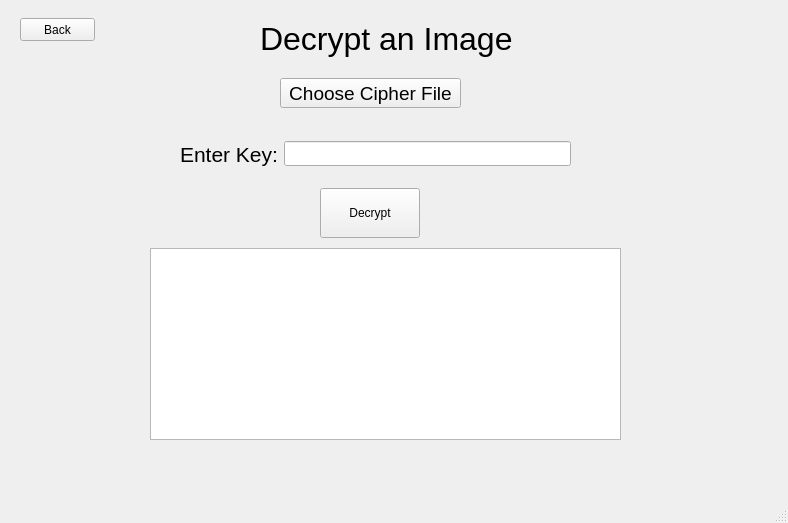
<?xml version="1.0" encoding="UTF-8"?>
<ui version="4.0">
 <class>MainWindow</class>
 <widget class="QMainWindow" name="MainWindow">
  <property name="geometry">
   <rect>
    <x>0</x>
    <y>0</y>
    <width>788</width>
    <height>523</height>
   </rect>
  </property>
  <property name="windowTitle">
   <string>AES Image Encryption</string>
  </property>
  <widget class="QWidget" name="centralwidget">
   <widget class="QStackedWidget" name="stackedWidget">
    <property name="geometry">
     <rect>
      <x>10</x>
      <y>8</y>
      <width>771</width>
      <height>491</height>
     </rect>
    </property>
    <property name="minimumSize">
     <size>
      <width>0</width>
      <height>0</height>
     </size>
    </property>
    <property name="currentIndex">
     <number>2</number>
    </property>
    <widget class="QWidget" name="page">
     <widget class="QWidget" name="verticalLayoutWidget">
      <property name="geometry">
       <rect>
        <x>260</x>
        <y>120</y>
        <width>231</width>
        <height>221</height>
       </rect>
      </property>
      <layout class="QVBoxLayout" name="verticalLayout">
       <property name="topMargin">
        <number>0</number>
       </property>
       <item>
        <widget class="QPushButton" name="pushButton">
         <property name="enabled">
          <bool>true</bool>
         </property>
         <property name="sizePolicy">
          <sizepolicy hsizetype="Expanding" vsizetype="Maximum">
           <horstretch>0</horstretch>
           <verstretch>0</verstretch>
          </sizepolicy>
         </property>
         <property name="minimumSize">
          <size>
           <width>0</width>
           <height>40</height>
          </size>
         </property>
         <property name="text">
          <string>Encrypt</string>
         </property>
        </widget>
       </item>
       <item>
        <widget class="QPushButton" name="pushButton_2">
         <property name="minimumSize">
          <size>
           <width>0</width>
           <height>40</height>
          </size>
         </property>
         <property name="text">
          <string>Decrypt</string>
         </property>
        </widget>
       </item>
      </layout>
     </widget>
     <widget class="QLabel" name="label">
      <property name="geometry">
       <rect>
        <x>140</x>
        <y>30</y>
        <width>511</width>
        <height>61</height>
       </rect>
      </property>
      <property name="font">
       <font>
        <pointsize>24</pointsize>
       </font>
      </property>
      <property name="text">
       <string>Choose an option: Encrypt or Decrypt</string>
      </property>
     </widget>
    </widget>
    <widget class="QWidget" name="page_2">
     <widget class="QWidget" name="horizontalLayoutWidget">
      <property name="geometry">
       <rect>
        <x>190</x>
        <y>80</y>
        <width>391</width>
        <height>52</height>
       </rect>
      </property>
      <layout class="QHBoxLayout" name="horizontalLayout">
       <item>
        <widget class="QLabel" name="label_2">
         <property name="font">
          <font>
           <pointsize>16</pointsize>
          </font>
         </property>
         <property name="text">
          <string>Enter Key:</string>
         </property>
        </widget>
       </item>
       <item>
        <widget class="QLineEdit" name="lineEdit">
         <property name="minimumSize">
          <size>
           <width>0</width>
           <height>25</height>
          </size>
         </property>
        </widget>
       </item>
      </layout>
     </widget>
     <widget class="QPushButton" name="pushButton_3">
      <property name="geometry">
       <rect>
        <x>320</x>
        <y>140</y>
        <width>100</width>
        <height>30</height>
       </rect>
      </property>
      <property name="text">
       <string>Choose File</string>
      </property>
     </widget>
     <widget class="QPushButton" name="pushButton_4">
      <property name="geometry">
       <rect>
        <x>320</x>
        <y>430</y>
        <width>100</width>
        <height>50</height>
       </rect>
      </property>
      <property name="text">
       <string>Encrypt</string>
      </property>
     </widget>
     <widget class="QLabel" name="label_3">
      <property name="geometry">
       <rect>
        <x>250</x>
        <y>10</y>
        <width>261</width>
        <height>61</height>
       </rect>
      </property>
      <property name="font">
       <font>
        <pointsize>24</pointsize>
       </font>
      </property>
      <property name="text">
       <string>Encrypt an Image</string>
      </property>
     </widget>
     <widget class="QPushButton" name="pushButton_7">
      <property name="geometry">
       <rect>
        <x>10</x>
        <y>10</y>
        <width>75</width>
        <height>23</height>
       </rect>
      </property>
      <property name="text">
       <string>Back</string>
      </property>
     </widget>
     <widget class="QLabel" name="lbl">
      <property name="geometry">
       <rect>
        <x>10</x>
        <y>210</y>
        <width>321</width>
        <height>201</height>
       </rect>
      </property>
      <property name="styleSheet">
       <string notr="true">background-color:rgba(128,128,128,0.1)</string>
      </property>
      <property name="frameShadow">
       <enum>QFrame::Raised</enum>
      </property>
      <property name="text">
       <string/>
      </property>
      <property name="alignment">
       <set>Qt::AlignCenter</set>
      </property>
     </widget>
     <widget class="QLabel" name="lbl_2">
      <property name="geometry">
       <rect>
        <x>410</x>
        <y>210</y>
        <width>321</width>
        <height>201</height>
       </rect>
      </property>
      <property name="styleSheet">
       <string notr="true">background-color:rgba(128,128,128,0.1)</string>
      </property>
      <property name="text">
       <string/>
      </property>
      <property name="alignment">
       <set>Qt::AlignCenter</set>
      </property>
     </widget>
     <widget class="QLabel" name="label_6">
      <property name="geometry">
       <rect>
        <x>110</x>
        <y>180</y>
        <width>111</width>
        <height>21</height>
       </rect>
      </property>
      <property name="font">
       <font>
        <pointsize>12</pointsize>
       </font>
      </property>
      <property name="text">
       <string>Original Image</string>
      </property>
     </widget>
     <widget class="QLabel" name="label_7">
      <property name="geometry">
       <rect>
        <x>520</x>
        <y>180</y>
        <width>121</width>
        <height>21</height>
       </rect>
      </property>
      <property name="font">
       <font>
        <pointsize>12</pointsize>
       </font>
      </property>
      <property name="text">
       <string>Encrypted Image</string>
      </property>
     </widget>
    </widget>
    <widget class="QWidget" name="page_3">
     <widget class="QPushButton" name="pushButton_6">
      <property name="geometry">
       <rect>
        <x>310</x>
        <y>180</y>
        <width>100</width>
        <height>50</height>
       </rect>
      </property>
      <property name="text">
       <string>Decrypt</string>
      </property>
     </widget>
     <widget class="QPushButton" name="pushButton_5">
      <property name="geometry">
       <rect>
        <x>270</x>
        <y>70</y>
        <width>181</width>
        <height>30</height>
       </rect>
      </property>
      <property name="font">
       <font>
        <pointsize>14</pointsize>
       </font>
      </property>
      <property name="text">
       <string>Choose Cipher File</string>
      </property>
     </widget>
     <widget class="QWidget" name="horizontalLayoutWidget_2">
      <property name="geometry">
       <rect>
        <x>170</x>
        <y>120</y>
        <width>391</width>
        <height>52</height>
       </rect>
      </property>
      <layout class="QHBoxLayout" name="horizontalLayout_2">
       <item>
        <widget class="QLabel" name="label_5">
         <property name="font">
          <font>
           <pointsize>16</pointsize>
          </font>
         </property>
         <property name="text">
          <string>Enter Key:</string>
         </property>
        </widget>
       </item>
       <item>
        <widget class="QLineEdit" name="lineEdit_2">
         <property name="minimumSize">
          <size>
           <width>0</width>
           <height>25</height>
          </size>
         </property>
        </widget>
       </item>
      </layout>
     </widget>
     <widget class="QLabel" name="label_4">
      <property name="geometry">
       <rect>
        <x>250</x>
        <y>0</y>
        <width>261</width>
        <height>61</height>
       </rect>
      </property>
      <property name="font">
       <font>
        <pointsize>24</pointsize>
       </font>
      </property>
      <property name="text">
       <string>Decrypt an Image</string>
      </property>
     </widget>
     <widget class="QGraphicsView" name="graphicsView_2">
      <property name="geometry">
       <rect>
        <x>140</x>
        <y>240</y>
        <width>471</width>
        <height>192</height>
       </rect>
      </property>
     </widget>
     <widget class="QPushButton" name="pushButton_8">
      <property name="geometry">
       <rect>
        <x>10</x>
        <y>10</y>
        <width>75</width>
        <height>23</height>
       </rect>
      </property>
      <property name="text">
       <string>Back</string>
      </property>
     </widget>
    </widget>
   </widget>
  </widget>
  <widget class="QStatusBar" name="statusbar"/>
 </widget>
 <resources/>
 <connections/>
</ui>
